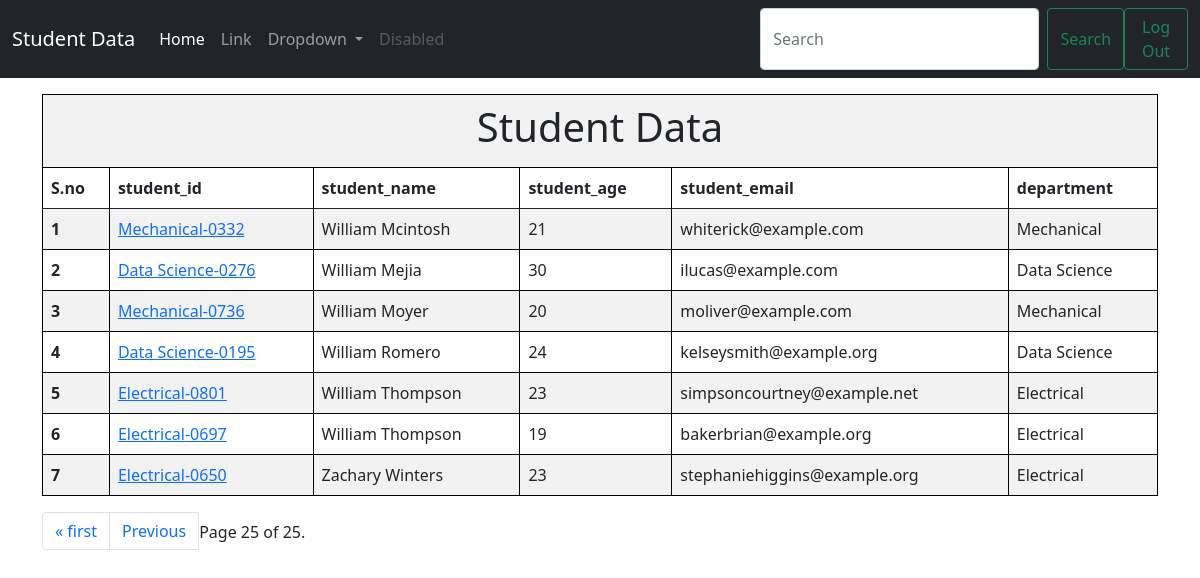
The app's page /studentdata?page=25 (signed in) with its own data.
### student_data/models.py (models this page shows, shortened)
class Student(models.Model):
    user = models.ForeignKey(User , on_delete = models.SET_NULL , null = True , blank = True)
    department = models.ForeignKey(Department, related_name = "depart" , on_delete= models.CASCADE)
    student_id = models.OneToOneField(StudentID, related_name = "studentid", on_delete=models.CASCADE)
    student_name = models.CharField(max_length=100)
    student_email = models.EmailField(unique=True)
    student_age = models.IntegerField(default = 18)
    student_address = models.TextField()
    class Meta:
        ordering = ['student_name']
        verbose_name = "student"

class StudentID(models.Model):
    student_id = models.CharField(max_length= 100)
    def __str__(self) -> str:
        return self.student_id

class Department(models.Model):
    department = models.CharField(max_length =100)
    def __str__(self) -> str:
        return self.department
    class Meta:
        ordering = ['department']

### student_data/views.py (the view)
# urls.py: path("studentdata",views.get_student ,name = 'student data'),
@login_required(login_url = '/login/')
def get_student(request):
    queryset = Student.objects.all()
    if request.GET.get('search'):
       search =  request.GET.get('search')
       queryset = queryset.filter(student_name__istartswith = search)
    paginator = Paginator(queryset,12)  # Show 15 contacts per page.
    page_number = request.GET.get("page",1)
    try:
      page = paginator.page(page_number)
    except EmptyPage:
      page = paginator.page(paginator.num_pages)
    except PageNotAnInteger:
      page = paginator.page(1)
    return render(request,'student.html',{'queryset' : page})

### student_data/templates/student.html (shortened to what this page needs)
{% extends "base.html" %}
{% block content %}
<div class="container mt-3">
<table class="table table-striped">
      <tr>
        <th colspan = "6" style="text-align: center;"><h1> Student Data </h1></th>
      </tr>
      <tr>
        <th scope="col">S.no</th>
        <th scope="col">student_id</th>
        <th scope="col">student_name</th>
        <th scope="col">student_age</th>
        <th scope="col">student_email</th>
        <th scope="col">department</th>
      </tr>
    <tbody>
        {% for student  in queryset %}
        <tr>
            <th scope="row">{{forloop.counter}}</th>
            <td><a href = {% url 'student marks' student.student_id%}>{{student.student_id}}</td>
            <td>{{student.student_name}}</td>
            <td>{{student.student_age}}</td>
            <td>{{student.student_email}}</td>
            <td>{{student.department}}</td>
          </tr>
          {% endfor %}
          </tbody>
          </table>
        </div>
<div class = "container">
        <nav aria-label="Page navigation example">
            <ul class="pagination">
              {% if queryset.has_previous %}
                <li class="page-item"><a class="page-link" href="?page=1">&laquo; first</a></li>
                <li class="page-item"><a class="page-link" href="?page={{ queryset.previous_page_number }}">Previous</a></li>
               {%endif%}
               <span class="current mt-2">
                Page {{ queryset.number }} of {{ queryset.paginator.num_pages }}.
               </span>
            </ul>
          </nav>
          </div>
{% endblock %}

### student_data/templates/base.html (style rules this page uses)
table, th, td , tr { border: 1px solid #000; border-collapse: collapse; }

### records on screen
Student: student_id "Mechanical-0332", student_name "William Mcintosh", student_age "21", student_email "whiterick@example.com", department "Mechanical"
Student: student_id "Data Science-0276", student_name "William Mejia", student_age "30", student_email "ilucas@example.com", department "Data Science"
Student: student_id "Mechanical-0736", student_name "William Moyer", student_age "20", student_email "moliver@example.com", department "Mechanical"
Student: student_id "Data Science-0195", student_name "William Romero", student_age "24", student_email "kelseysmith@example.org", department "Data Science"
Student: student_id "Electrical-0801", student_name "William Thompson", student_age "23", student_email "simpsoncourtney@example.net", department "Electrical"
Student: student_id "Electrical-0697", student_name "William Thompson", student_age "19", student_email "bakerbrian@example.org", department "Electrical"
Student: student_id "Electrical-0650", student_name "Zachary Winters", student_age "23", student_email "stephaniehiggins@example.org", department "Electrical"

### other values on screen
{{ queryset.number }} "25"
{{ queryset.paginator.num_pages }} "25"
